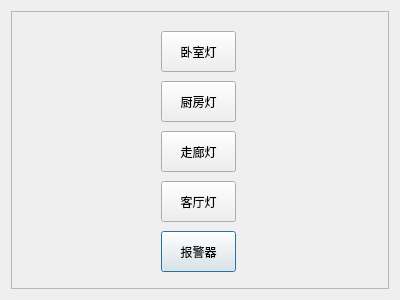
<?xml version="1.0" encoding="UTF-8"?>
<ui version="4.0">
 <class>Control_Dialog</class>
 <widget class="QDialog" name="Control_Dialog">
  <property name="geometry">
   <rect>
    <x>0</x>
    <y>0</y>
    <width>400</width>
    <height>300</height>
   </rect>
  </property>
  <property name="windowTitle">
   <string>Dialog</string>
  </property>
  <layout class="QHBoxLayout" name="horizontalLayout">
   <item>
    <widget class="QFrame" name="frame">
     <property name="frameShape">
      <enum>QFrame::StyledPanel</enum>
     </property>
     <property name="frameShadow">
      <enum>QFrame::Raised</enum>
     </property>
     <widget class="QPushButton" name="fen">
      <property name="geometry">
       <rect>
        <x>150</x>
        <y>220</y>
        <width>75</width>
        <height>41</height>
       </rect>
      </property>
      <property name="text">
       <string>报警器</string>
      </property>
     </widget>
     <widget class="QPushButton" name="deng2">
      <property name="geometry">
       <rect>
        <x>150</x>
        <y>120</y>
        <width>75</width>
        <height>41</height>
       </rect>
      </property>
      <property name="text">
       <string>走廊灯</string>
      </property>
     </widget>
     <widget class="QPushButton" name="deng">
      <property name="geometry">
       <rect>
        <x>150</x>
        <y>20</y>
        <width>75</width>
        <height>41</height>
       </rect>
      </property>
      <property name="text">
       <string>卧室灯</string>
      </property>
     </widget>
     <widget class="QPushButton" name="deng3">
      <property name="geometry">
       <rect>
        <x>150</x>
        <y>170</y>
        <width>75</width>
        <height>41</height>
       </rect>
      </property>
      <property name="text">
       <string>客厅灯</string>
      </property>
     </widget>
     <widget class="QPushButton" name="deng1">
      <property name="geometry">
       <rect>
        <x>150</x>
        <y>70</y>
        <width>75</width>
        <height>41</height>
       </rect>
      </property>
      <property name="text">
       <string>厨房灯</string>
      </property>
     </widget>
    </widget>
   </item>
  </layout>
 </widget>
 <resources/>
 <connections/>
</ui>
